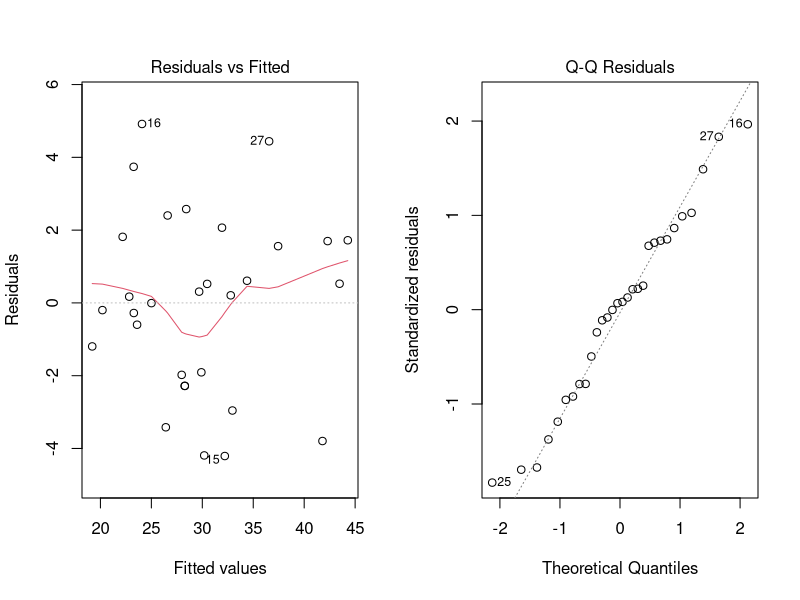
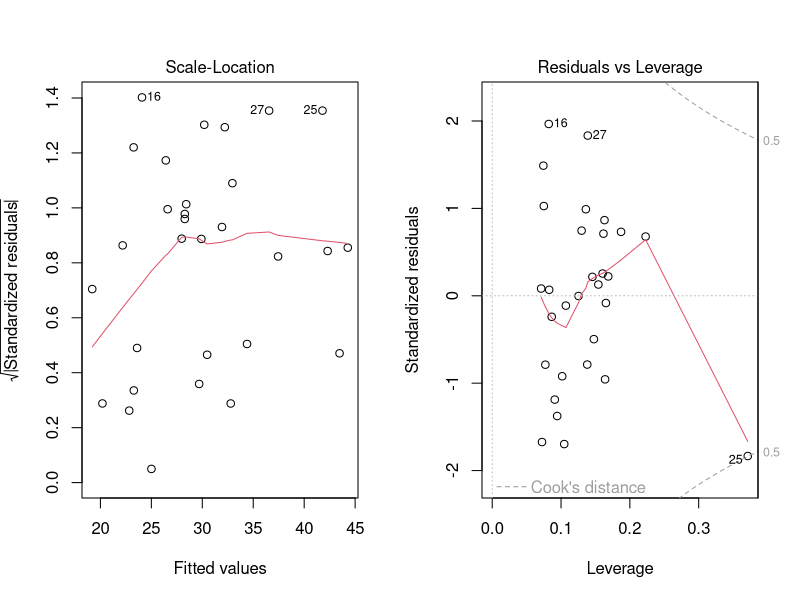
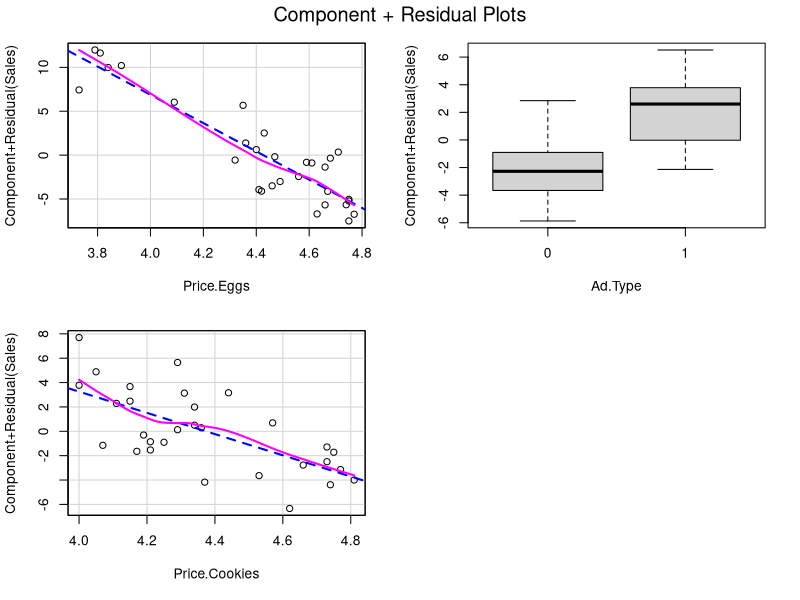

The R source for these figures, in order:
## ---- chunk 1
knitr::opts_chunk$set(echo = TRUE)
## ---- chunk 2
setwd("D:/R Projects")
## ---- chunk 3
#install.packages("memisc")
library(memisc)
library(car)
## ---- chunk 4
sales.data<-read.csv('supermarket.csv')
sapply(sales.data,class)
## ---- chunk 5
sales.data$Ad.Type<-as.factor(sales.data$Ad.Type)
summary(sales.data)
## ---- chunk 6
m1<-lm(formula=Sales~Price.Eggs,data=sales.data)
m2<-update(m1,.~.+Ad.Type)
m3<-update(m2,.~.+Price.Cookies)
mtable(m1,m2,m3)
## ---- chunk 7
par(mfrow=c(1,2))
plot(m3)
par(mfrow=c(1,1))
## ---- chunk 8
vif(m3)  
sqrt(vif(m3)) > 2 
## ---- chunk 9
crPlots(m3)
## ---- chunk 10
durbinWatsonTest(m3)
## ---- chunk 11
PE<-as.numeric(m3$coefficients["Price.Eggs"] * mean(sales.data$Price.Eggs)/mean(sales.data$Sales))
PE
## ---- chunk 12
CPEcookies<-as.numeric(m3$coefficients["Price.Cookies"] * mean(sales.data$Price.Cookies)/mean(sales.data$Sales))
CPEcookies
